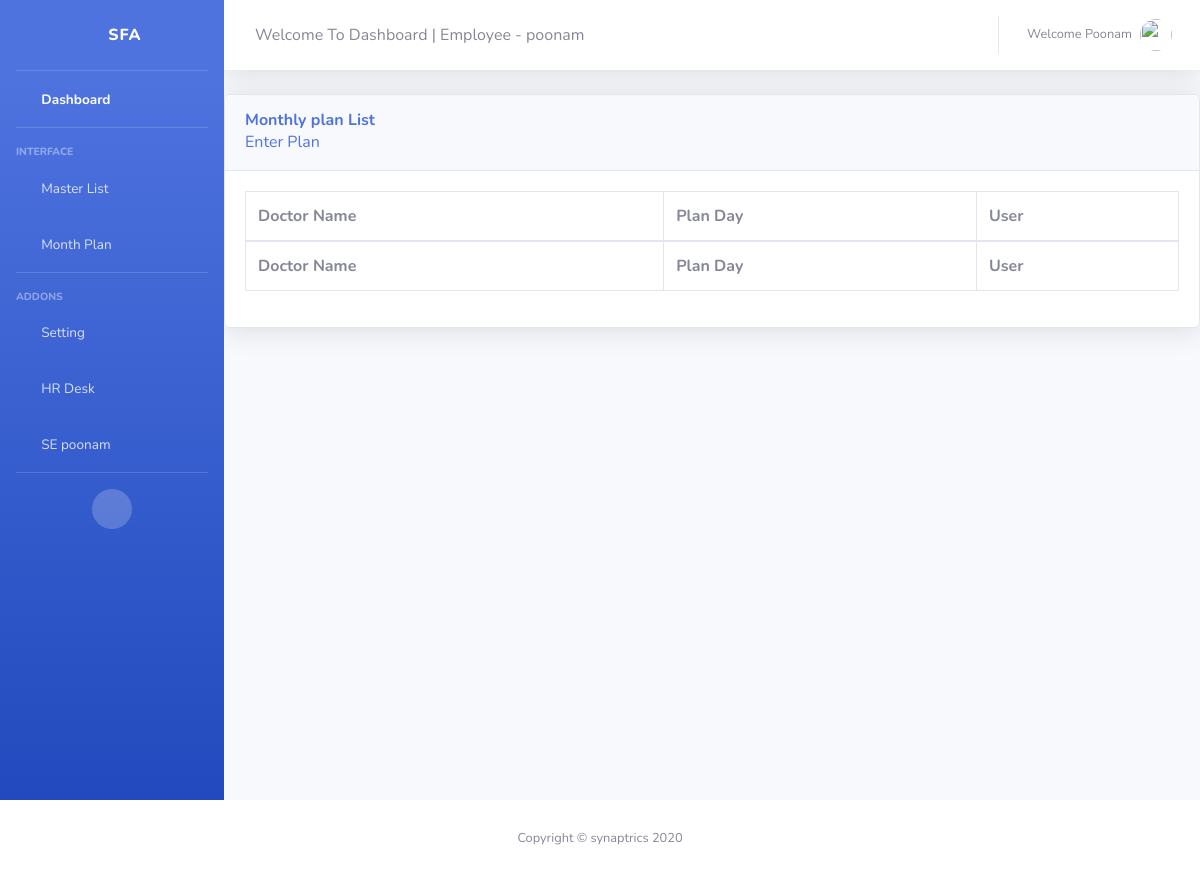
Before: /report/monthlyplanlist/ (signed in) with the older database file.
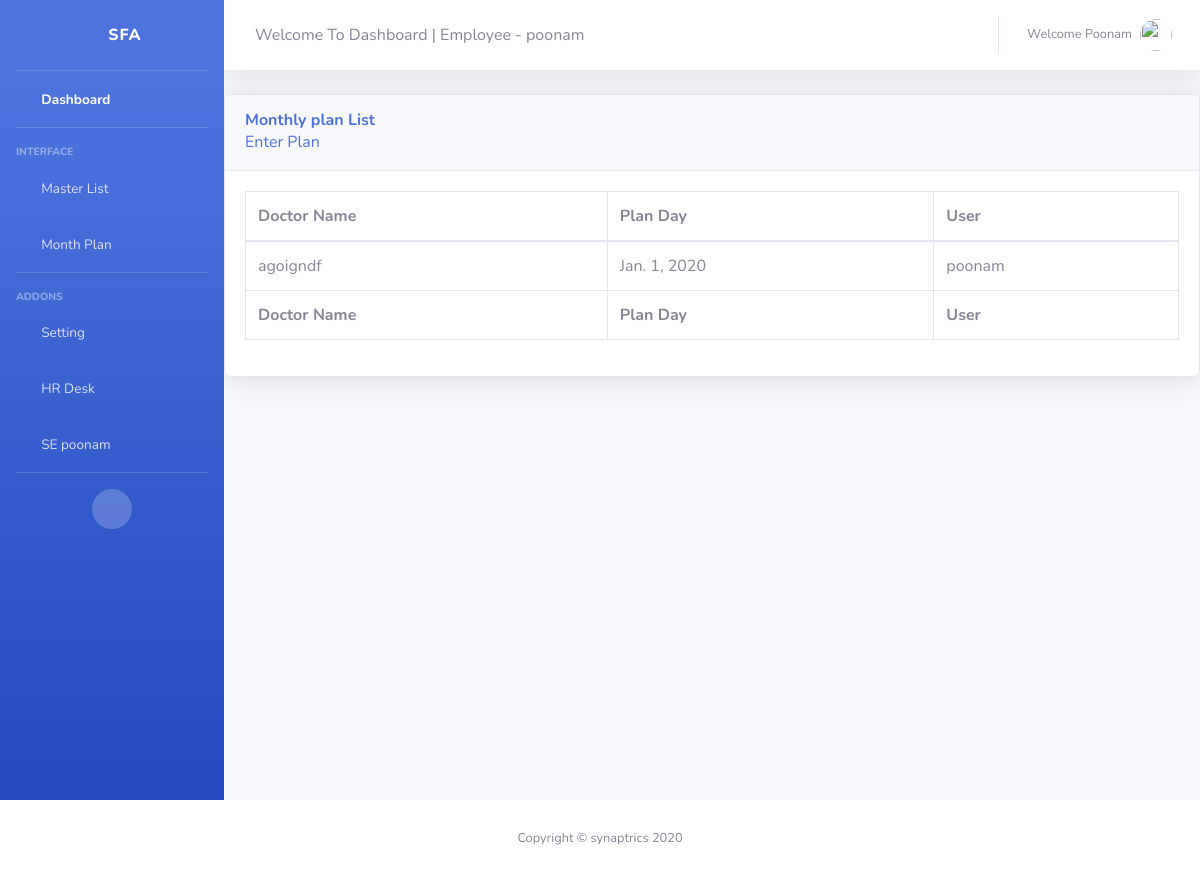
After: the same page with the newer database file.
### report/models.py (models this page shows, shortened)
class Monthlyplan(models.Model):
	is_approved = models.BooleanField(default = False)
	is_rejected = models.BooleanField(default = False)
	user 	= models.ForeignKey(User, on_delete= models.CASCADE)
	doctor_name = models.CharField(max_length= 50)
	plan_date = models.DateField()

### accounts/models.py (models this page shows)
class User(AbstractUser):
	is_se = models.BooleanField(default = False)
	is_abm = models.BooleanField(default = False)
	is_rbm = models.BooleanField(default = False)
	is_zbm = models.BooleanField(default = False)
	is_admin = models.BooleanField(default = False)
	username = models.CharField(max_length = 15,unique=True)
	first_name = models.CharField(max_length = 15)
	last_name = models.CharField(max_length = 15)
	email = models.EmailField()
	mobile_number = models.CharField(max_length = 15 ,null = True , blank = True)

### report/views.py (the view)
# urls.py: path('monthlyplanlist/', views.MonthlyplanList, name = 'month-planlist'),
def MonthlyplanList(request):
	monthlyplan = Monthlyplan.objects.filter( user = request.user)
	return render(request,"../templates/report/monthlyplanlist.html",{"monthlyplan":monthlyplan})

### report/templates/report/monthlyplanlist.html (shortened to what this page needs)
{% extends 'report/main3.html'%}
{% load crispy_forms_tags %}
{% block content %}
          <div class="card shadow mb-4">
            <div class="card-header py-3">
              <h6 class="m-0 font-weight-bold text-primary">Monthly plan List </h6>
              <a href="{% url 'month-planing' %}"> Enter Plan</a>
            </div>
            <div class="card-body">
              <div class="table-responsive">
                <table class="table table-bordered" id="dataTable" width="100%" cellspacing="0">
                  <thead>
                    <tr>
                      <th>Doctor Name</th>
                      <th>Plan Day</th>
                      <th>User</th>
                    </tr>
                  </thead>
                  <tfoot>
                    <tr>
                      <th>Doctor Name</th>
                      <th>Plan Day</th>
                      <th>User</th>
                    </tr>
                  </tfoot>
                  <tbody>
                      {% for plan in monthlyplan %}
                          <tr>
                           <td> {{ plan.doctor_name }}</td>
                          <td> {{ plan.plan_date }}</td>
                          <td> {{ plan.user }}</td>
                          </tr>
                        {% endfor %}
                  </tbody>
                </table>
              </div>
            </div>
          </div>
        </div>
</div>
{% endblock content %}

Changed rows visible on the page:
added Monthlyplan: doctor_name "agoigndf", plan_date "Jan. 1, 2020", user "poonam"
